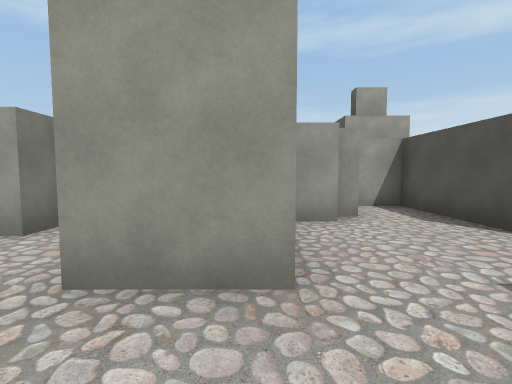
[1] (above)

14 first-person views from a walk through a scene from a Unity 3-D project. The camera is 1.5 m above the floor, tilts 4° down and sees 85° across. The floor is counted in squares, 2 m on a side. Each view is taken from the middle of a square. On the plan, view 1 faces up. The plan holds only what a view shows up to about 10 squares ahead; the rest is blank. The player character is not drawn.

[2]
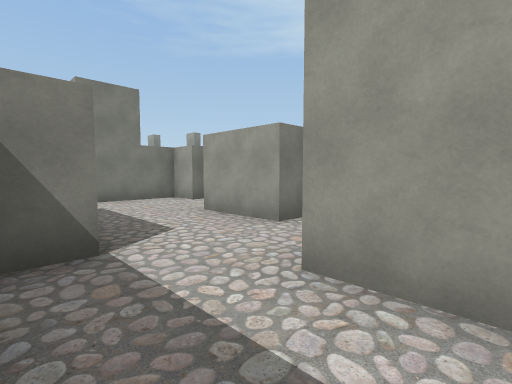

[3]
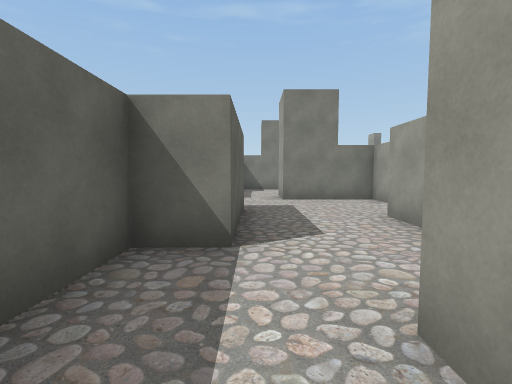

[4]
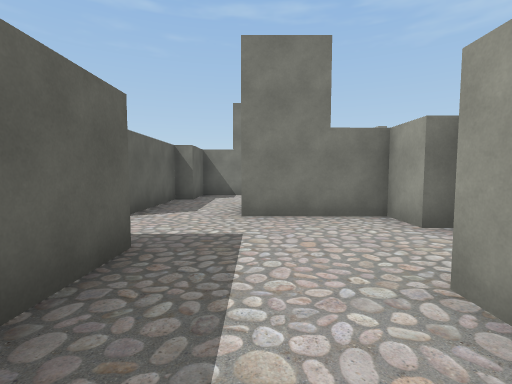

[5]
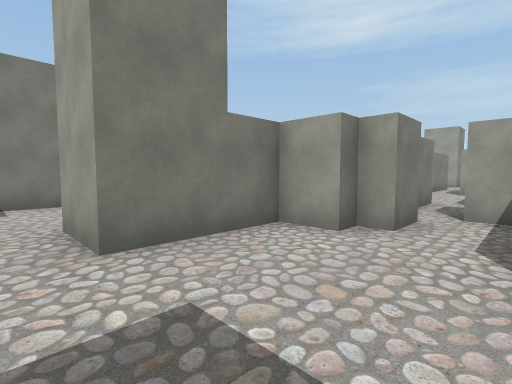

[6]
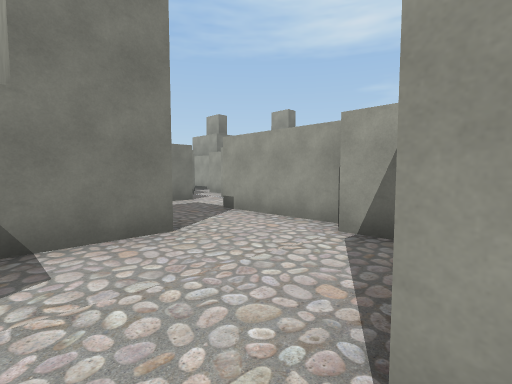

[7]
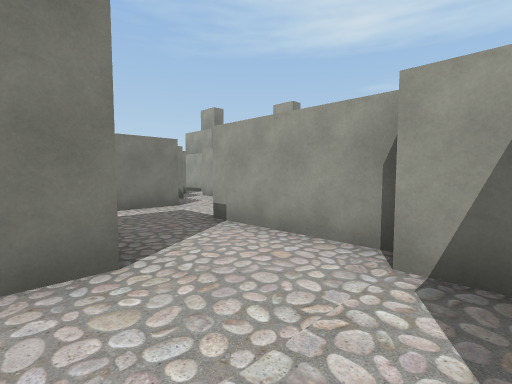

[8]
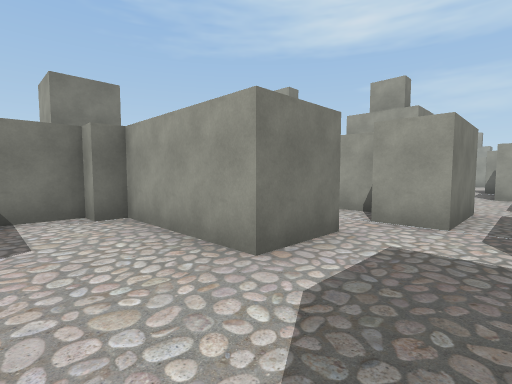

[9]
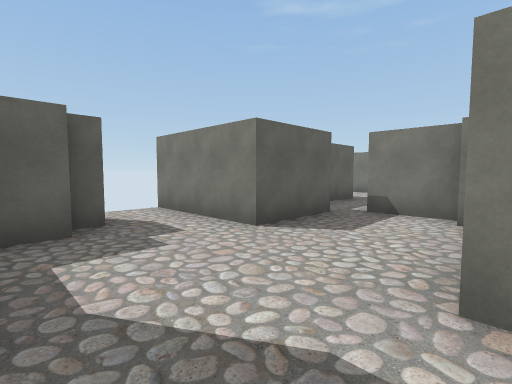

[10]
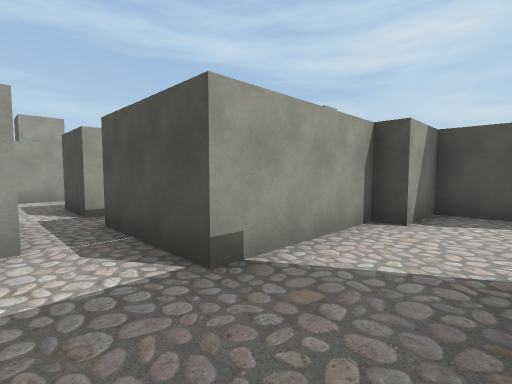

[11]
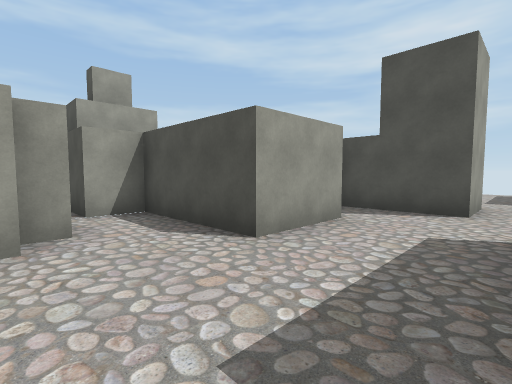

[12]
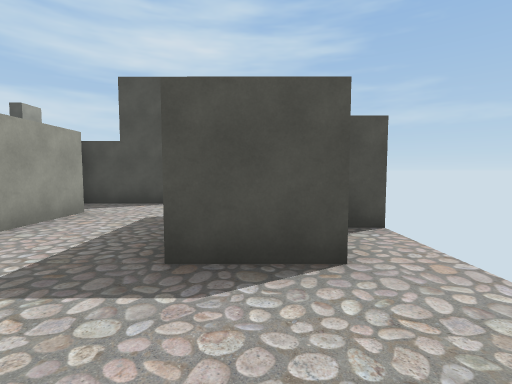

[13]
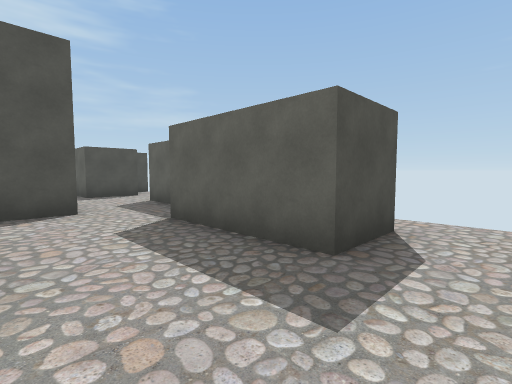

[14]
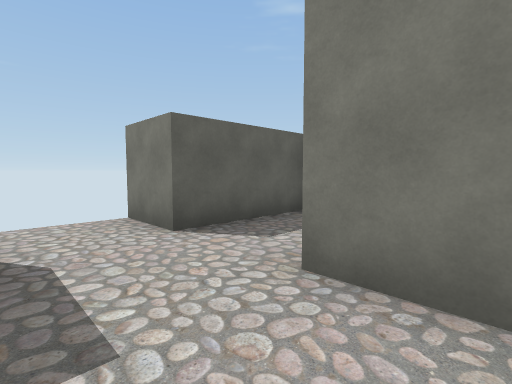

### Floor plan
Ten units are one square. View 1 is at (0, 0); x grows to the right and y downward. Boxes are objects, and circles mark ways between rooms. Rooms are numbered by the first view taken in them; rooms with no view inside come last. Other rooms are left out.
<svg viewBox="-205 -78 214 102">
<path fill="none" stroke="#000" d="M-27 -39 -27 -33 -47 -33 -47 -63 -58 -63M-58 9 -58 -8 -27 -8 -27 2 2 2M-43 19 -43 12M-77 2 -77 18M4 -18 -12 -18 -12 -42M-62 -59 -62 -48 -67 -48 -67 -43 -77 -43 -77 -18M-122 -29 -122 -3 -107 -3 -107 2 -77 2M-92 -31 -92 -43 -107 -43 -107 -48 -137 -48M-77 -18 -92 -18M-157 -38 -187 -38 -187 -33 -193 -33 -193 -18M-149 -3 -141 -3M-154 2 -148 2M-189 -13 -168 -13 -168 18M-157 -54 -157 -38M-161 -73 -178 -73M-147 -63 -158 -63M-137 -48 -137 -72"/>
<circle cx="-85" cy="-5" r="3" fill="#2a7"/>
<circle cx="-130" cy="-35" r="3" fill="#2a7"/>
<circle cx="-145" cy="-50" r="3" fill="#2a7"/>
<text x="-40" y="-20">1</text>
<text x="-110" y="-20">2</text>
<text x="-160" y="-20">3</text>
<text x="-160" y="-60">4</text>
</svg>
Room 1 opens to room 2. Room 2 opens to room 3. Room 3 opens to room 4.

Where each view was taken, in squares from view 1:
view 1: 0 up, 0 right, facing up
view 2: 0 up, 0 right, facing up-left
view 3: 1 up, 0 right, facing left
view 4: 2 up, 3 left, facing left
view 5: 1 up, 5 left, facing up-left
view 6: 1 up, 9 left, facing up-left
view 7: 2 up, 10 left, facing up-left
view 8: 2 up, 14 left, facing up-left
view 9: 4 up, 14 left, facing down-left
view 10: 3 up, 15 left, facing up-right
view 11: 1 up, 7 left, facing up-right
view 12: 0 up, 8 left, facing right
view 13: 3 up, 7 left, facing down-right
view 14: 3 up, 6 left, facing down-left
